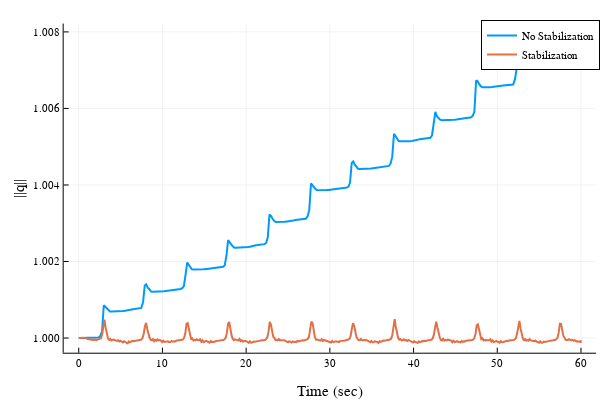

This figure's notebook cell:
### Code cell
#Plot norm(q) with and without stabilization
qnorm2 = zeros(length(sol_q2.t))
for k = 1:length(sol_q2.t)
    qnorm2[k] = norm(sol_q2.u[k][1:4])
end

plot(sol_q.t,qnorm,xlabel="Time (sec)",ylabel="||q||",label="No Stabilization",lw=2)
plot!(sol_q2.t,qnorm2,label="Stabilization",lw=2)

### Figure 1 — Plotly figure (JSON) as saved in the notebook; plotly's stock layout.template omitted (floating-point values rounded to 4 significant figures; data arrays with more than 128 entries replaced by an {"elided": "..."} marker saying what was removed)
{"data": [{"colorbar": {"title": ""}, "legendgroup": "No Stabilization", "line": {"color": "rgba(0, 154, 250, 1.000)", "dash": "solid", "shape": "linear", "width": 2}, "mode": "lines", "name": "No Stabilization", "showlegend": true, "type": "scatter", "x": {"elided": "303 float values"}, "xaxis": "x", "y": {"elided": "303 float values"}, "yaxis": "y", "zmax": null, "zmin": null}, {"colorbar": {"title": ""}, "legendgroup": "Stabilization", "line": {"color": "rgba(227, 111, 71, 1.000)", "dash": "solid", "shape": "linear", "width": 2}, "mode": "lines", "name": "Stabilization", "showlegend": true, "type": "scatter", "x": {"elided": "443 float values"}, "xaxis": "x", "y": {"elided": "443 float values"}, "yaxis": "y", "zmax": null, "zmin": null}], "layout": {"annotations": [], "height": 400, "legend": {"bgcolor": "rgba(255, 255, 255, 1.000)", "bordercolor": "rgba(0, 0, 0, 1.000)", "borderwidth": 1, "font": {"color": "rgba(0, 0, 0, 1.000)", "family": "sans-serif", "size": 11}, "title": {"font": {"color": "rgba(0, 0, 0, 1.000)", "family": "sans-serif", "size": 15}, "text": ""}, "tracegroupgap": 0, "traceorder": "normal", "x": 1, "xanchor": "auto", "y": 1, "yanchor": "auto"}, "margin": {"b": 20, "l": 0, "r": 0, "t": 20}, "paper_bgcolor": "rgba(255, 255, 255, 1.000)", "plot_bgcolor": "rgba(255, 255, 255, 1.000)", "showlegend": true, "width": 600, "xaxis": {"anchor": "y", "domain": [0.1061, 0.9934], "gridcolor": "rgba(0, 0, 0, 0.100)", "gridwidth": 0.5, "linecolor": "rgba(0, 0, 0, 1.000)", "mirror": false, "range": [-1.8, 61.8], "showgrid": true, "showline": true, "showticklabels": true, "tickangle": 0, "tickcolor": "rgb(0, 0, 0)", "tickfont": {"color": "rgba(0, 0, 0, 1.000)", "family": "sans-serif", "size": 11}, "tickmode": "array", "ticks": "inside", "ticktext": ["0", "10", "20", "30", "40", "50", "60"], "tickvals": [0, 10, 20, 30, 40, 50, 60], "title": "Time (sec)", "titlefont": {"color": "rgba(0, 0, 0, 1.000)", "family": "sans-serif", "size": 15}, "type": "-", "visible": true, "zeroline": false, "zerolinecolor": "rgba(0, 0, 0, 1.000)"}, "yaxis": {"anchor": "x", "domain": [0.07581, 0.9902], "gridcolor": "rgba(0, 0, 0, 0.100)", "gridwidth": 0.5, "linecolor": "rgba(0, 0, 0, 1.000)", "mirror": false, "range": [0.9996, 1.008], "showgrid": true, "showline": true, "showticklabels": true, "tickangle": 0, "tickcolor": "rgb(0, 0, 0)", "tickfont": {"color": "rgba(0, 0, 0, 1.000)", "family": "sans-serif", "size": 11}, "tickmode": "array", "ticks": "inside", "ticktext": ["1.000", "1.002", "1.004", "1.006", "1.008"], "tickvals": [1, 1.002, 1.004, 1.006, 1.008], "title": "||q||", "titlefont": {"color": "rgba(0, 0, 0, 1.000)", "family": "sans-serif", "size": 15}, "type": "-", "visible": true, "zeroline": false, "zerolinecolor": "rgba(0, 0, 0, 1.000)"}}}
